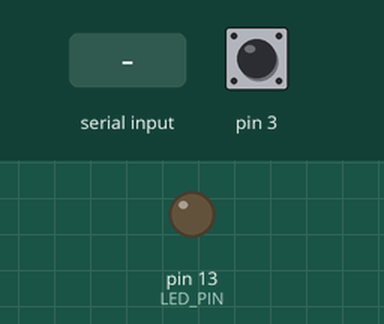
This sketch was run on a simulated Arduino Leonardo, built with avr-gcc and run on an emulated ATmega32U4. On the bench: output pins drawn as LEDs (lit = HIGH). Dashed ring = blinking. The inputs (shaded band) are chosen by the test bench; at power-on: pin 3 HIGH. The sensor or clock chip raises its interrupt line as the real part does; what the sketch prints to the serial monitor is not drawn.

Above: at 0.8 s.
0.9 s: "1\n" received over Serial
At 3.66 s:
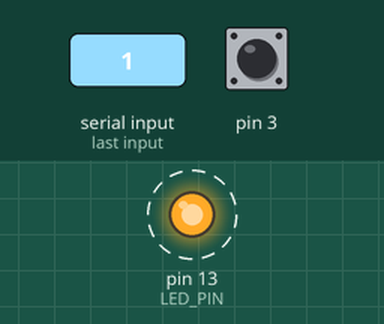
Timing chart, 0 to 12.9 s (numbered marks = the images above; inputs shaded):
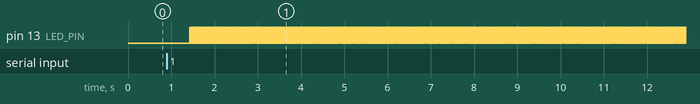

The sketch:

MPU6050_example_edited.ino
```cpp
// I2C device class (I2Cdev) demonstration Arduino sketch for MPU6050 class using DMP (MotionApps v2.0)
// 6/21/2012 by Jeff Rowberg <jeff@rowberg.net>
// Updates should (hopefully) always be available at https://github.com/jrowberg/i2cdevlib
//
// Changelog:
//     2012-06-21 - added note about Arduino 1.0.1 + Leonardo compatibility error
//     2012-06-20 - improved FIFO overflow handling and simplified read process
//     2012-06-19 - completely rearranged DMP initialization code and simplification
//     2012-06-13 - pull gyro and accel data from FIFO packet instead of reading directly
//     2012-06-09 - fix broken FIFO read sequence and change interrupt detection to RISING
//     2012-06-05 - add gravity-compensated initial reference frame acceleration output
//                - add 3D math helper file to DMP6 example sketch
//                - add Euler output and Yaw/Pitch/Roll output formats
//     2012-06-04 - remove accel offset clearing for better results (thanks Sungon Lee)
//     2012-06-01 - fixed gyro sensitivity to be 2000 deg/sec instead of 250
//     2012-05-30 - basic DMP initialization working

/* ============================================
  I2Cdev device library code is placed under the MIT license
  Copyright (c) 2012 Jeff Rowberg

  Permission is hereby granted, free of charge, to any person obtaining a copy
  of this software and associated documentation files (the "Software"), to deal
  in the Software without restriction, including without limitation the rights
  to use, copy, modify, merge, publish, distribute, sublicense, and/or sell
  copies of the Software, and to permit persons to whom the Software is
  furnished to do so, subject to the following conditions:

  The above copyright notice and this permission notice shall be included in
  all copies or substantial portions of the Software.

  THE SOFTWARE IS PROVIDED "AS IS", WITHOUT WARRANTY OF ANY KIND, EXPRESS OR
  IMPLIED, INCLUDING BUT NOT LIMITED TO THE WARRANTIES OF MERCHANTABILITY,
  FITNESS FOR A PARTICULAR PURPOSE AND NONINFRINGEMENT. IN NO EVENT SHALL THE
  AUTHORS OR COPYRIGHT HOLDERS BE LIABLE FOR ANY CLAIM, DAMAGES OR OTHER
  LIABILITY, WHETHER IN AN ACTION OF CONTRACT, TORT OR OTHERWISE, ARISING FROM,
  OUT OF OR IN CONNECTION WITH THE SOFTWARE OR THE USE OR OTHER DEALINGS IN
  THE SOFTWARE.
  ===============================================
*/

// Arduino Wire library is required if I2Cdev I2CDEV_ARDUINO_WIRE implementation
// is used in I2Cdev.h
#include "Wire.h"

// I2Cdev and MPU6050 must be installed as libraries, or else the .cpp/.h files
// for both classes must be in the include path of your project
#include "I2Cdev.h"

#include "MPU6050_6Axis_MotionApps20.h"
//#include "MPU6050.h" // not necessary if using MotionApps include file

// class default I2C address is 0x68
// specific I2C addresses may be passed as a parameter here
// AD0 low = 0x68 (default for SparkFun breakout and InvenSense evaluation board)
// AD0 high = 0x69
MPU6050 mpu;

/* =========================================================================
   NOTE: In addition to connection 3.3v, GND, SDA, and SCL, this sketch
   depends on the MPU-6050's INT pin being connected to the Arduino's
   external interrupt #0 pin. On the Arduino Uno and Mega 2560, this is
   digital I/O pin 2.
   ========================================================================= */

/* =========================================================================
   NOTE: Arduino v1.0.1 with the Leonardo board generates a compile error
   when using Serial.write(buf, len). The Teapot output uses this method.
   The solution requires a modification to the Arduino USBAPI.h file, which
   is fortunately simple, but annoying. This will be fixed in the next IDE
   release. For more info, see these links:

   http://arduino.cc/forum/index.php/topic,109987.0.html
   http://code.google.com/p/arduino/issues/detail?id=958
   ========================================================================= */


// uncomment "OUTPUT_READABLE_QUATERNION" if you want to see the actual
// quaternion components in a [w, x, y, z] format (not best for parsing
// on a remote host such as Processing or something though)
//#define OUTPUT_READABLE_QUATERNION

// uncomment "OUTPUT_READABLE_EULER" if you want to see Euler angles
// (in degrees) calculated from the quaternions coming from the FIFO.
// Note that Euler angles suffer from gimbal lock (for more info, see
// http://en.wikipedia.org/wiki/Gimbal_lock)
//#define OUTPUT_READABLE_EULER

// uncomment "OUTPUT_READABLE_YAWPITCHROLL" if you want to see the yaw/
// pitch/roll angles (in degrees) calculated from the quaternions coming
// from the FIFO. Note this also requires gravity vector calculations.
// Also note that yaw/pitch/roll angles suffer from gimbal lock (for
// more info, see: http://en.wikipedia.org/wiki/Gimbal_lock)
//#define OUTPUT_READABLE_YAWPITCHROLL

// uncomment "OUTPUT_READABLE_REALACCEL" if you want to see acceleration
// components with gravity removed. This acceleration reference frame is
// not compensated for orientation, so +X is always +X according to the
// sensor, just without the effects of gravity. If you want acceleration
// compensated for orientation, us OUTPUT_READABLE_WORLDACCEL instead.
//#define OUTPUT_READABLE_REALACCEL

// uncomment "OUTPUT_READABLE_WORLDACCEL" if you want to see acceleration
// components with gravity removed and adjusted for the world frame of
// reference (yaw is relative to initial orientation, since no magnetometer
// is present in this case). Could be quite handy in some cases.
//#define OUTPUT_READABLE_WORLDACCEL

// uncomment "OUTPUT_TEAPOT" if you want output that matches the
// format used for the InvenSense teapot demo
#define OUTPUT_TEAPOT


#define LED_PIN 13 // (Arduino is 13, Teensy is 11, Teensy++ is 6)
bool blinkState = false;

// MPU control/status vars
bool dmpReady = false;  // set true if DMP init was successful
uint8_t mpuIntStatus;   // holds actual interrupt status byte from MPU
uint8_t devStatus;      // return status after each device operation (0 = success, !0 = error)
uint16_t packetSize;    // expected DMP packet size (default is 42 bytes)
uint16_t fifoCount;     // count of all bytes currently in FIFO
uint8_t fifoBuffer[64]; // FIFO storage buffer

// orientation/motion vars
Quaternion q;           // [w, x, y, z]         quaternion container
VectorInt16 aa;         // [x, y, z]            accel sensor measurements
VectorInt16 aaReal;     // [x, y, z]            gravity-free accel sensor measurements
VectorInt16 aaWorld;    // [x, y, z]            world-frame accel sensor measurements
VectorFloat gravity;    // [x, y, z]            gravity vector
float euler[3];         // [psi, theta, phi]    Euler angle container
float ypr[3];           // [yaw, pitch, roll]   yaw/pitch/roll container and gravity vector

// packet structure for InvenSense teapot demo
uint8_t teapotPacket[14] = { '$', 0x02, 0, 0, 0, 0, 0, 0, 0, 0, 0x00, 0x00, '\r', '\n' };


// ================================================================
// ===               INTERRUPT DETECTION ROUTINE                ===
// ================================================================

volatile bool mpuInterrupt = false;     // indicates whether MPU interrupt pin has gone high
void dmpDataReady() {
  mpuInterrupt = true;
}


// ================================================================
// ===                      INITIAL SETUP                       ===
// ================================================================

void setup() {
  // join I2C bus (I2Cdev library doesn't do this automatically)
  Wire.begin();

  // initialize serial communication
  // (115200 chosen because it is required for Teapot Demo output, but it's
  // really up to you depending on your project)
  Serial.begin(115200);
  while (!Serial); // wait for Leonardo enumeration, others continue immediately

  // NOTE: 8MHz or slower host processors, like the Teensy @ 3.3v or Ardunio
  // Pro Mini running at 3.3v, cannot handle this baud rate reliably due to
  // the baud timing being too misaligned with processor ticks. You must use
  // 38400 or slower in these cases, or use some kind of external separate
  // crystal solution for the UART timer.

  // initialize device
  Serial.println(F("Initializing I2C devices..."));
  mpu.initialize();

  // verify connection
  Serial.println(F("Testing device connections..."));
  Serial.println(mpu.testConnection() ? F("MPU6050 connection successful") : F("MPU6050 connection failed"));

  // wait for ready
  Serial.println(F("\nSend any character to begin DMP programming and demo: "));
  while (Serial.available() && Serial.read()); // empty buffer
  while (!Serial.available());                 // wait for data
  while (Serial.available() && Serial.read()); // empty buffer again

  // load and configure the DMP
  Serial.println(F("Initializing DMP..."));
  devStatus = mpu.dmpInitialize();

  // make sure it worked (returns 0 if so)
  if (devStatus == 0) {
    // turn on the DMP, now that it's ready
    Serial.println(F("Enabling DMP..."));
    mpu.setDMPEnabled(true);

    // enable Arduino interrupt detection
    Serial.println(F("Enabling interrupt detection (Arduino external interrupt 0)..."));
    attachInterrupt(0, dmpDataReady, RISING);
    mpuIntStatus = mpu.getIntStatus();

    // set our DMP Ready flag so the main loop() function knows it's okay to use it
    Serial.println(F("DMP ready! Waiting for first interrupt..."));
    dmpReady = true;

    // get expected DMP packet size for later comparison
    packetSize = mpu.dmpGetFIFOPacketSize();
  } else {
    // ERROR!
    // 1 = initial memory load failed
    // 2 = DMP configuration updates failed
    // (if it's going to break, usually the code will be 1)
    Serial.print(F("DMP Initialization failed (code "));
    Serial.print(devStatus);
    Serial.println(F(")"));
  }

  // configure LED for output
  pinMode(LED_PIN, OUTPUT);
}


// ================================================================
// ===                    MAIN PROGRAM LOOP                     ===
// ================================================================

void loop() {
  // if programming failed, don't try to do anything
  if (!dmpReady) return;

  // wait for MPU interrupt or extra packet(s) available
  while (!mpuInterrupt && fifoCount < packetSize) {
    // other program behavior stuff here
    // .
    // .
    // .
    // if you are really paranoid you can frequently test in between other
    // stuff to see if mpuInterrupt is true, and if so, "break;" from the
    // while() loop to immediately process the MPU data
    // .
    // .
    // .

  }

  // reset interrupt flag and get INT_STATUS byte
  mpuInterrupt = false;
  mpuIntStatus = mpu.getIntStatus();

  // get current FIFO count
  fifoCount = mpu.getFIFOCount();

  // check for overflow (this should never happen unless our code is too inefficient)
  if ((mpuIntStatus & 0x10) || fifoCount == 1024) {
    // reset so we can continue cleanly
    mpu.resetFIFO();
    Serial.println(F("FIFO overflow!"));


    // otherwise, check for DMP data ready interrupt (this should happen frequently)
  } else if (mpuIntStatus & 0x02) {
    // wait for correct available data length, should be a VERY short wait
    while (fifoCount < packetSize) fifoCount = mpu.getFIFOCount();

    // read a packet from FIFO
    mpu.getFIFOBytes(fifoBuffer, packetSize);

    // track FIFO count here in case there is > 1 packet available
    // (this lets us immediately read more without waiting for an interrupt)
    fifoCount -= packetSize;

#ifdef OUTPUT_READABLE_QUATERNION
    // display quaternion values in easy matrix form: w x y z
    mpu.dmpGetQuaternion(&q, fifoBuffer);
    Serial.print("quat\t");
    Serial.print(q.w);
    Serial.print("\t");
    Serial.print(q.x);
    Serial.print("\t");
    Serial.print(q.y);
    Serial.print("\t");
    Serial.println(q.z);

#endif

#ifdef OUTPUT_READABLE_EULER
    // display Euler angles in degrees
    mpu.dmpGetQuaternion(&q, fifoBuffer);
    mpu.dmpGetEuler(euler, &q);
    Serial.print("euler\t");
    Serial.print(euler[0] * 180 / M_PI);
    Serial.print("\t");
    Serial.print(euler[1] * 180 / M_PI);
    Serial.print("\t");
    Serial.println(euler[2] * 180 / M_PI);
    Serial.println("TTTTTTTTTTTTTTTTTTTTT 1111111111");
#endif

#ifdef OUTPUT_READABLE_YAWPITCHROLL
    // display Euler angles in degrees
    mpu.dmpGetQuaternion(&q, fifoBuffer);
    mpu.dmpGetGravity(&gravity, &q);
    mpu.dmpGetYawPitchRoll(ypr, &q, &gravity);
    Serial.print("ypr\t");
    Serial.print(ypr[0] * 180 / M_PI);
    Serial.print("\t");
    Serial.print(ypr[1] * 180 / M_PI);
    Serial.print("\t");
    Serial.println(ypr[2] * 180 / M_PI);
    Serial.println("TTTTTTTTTTTTTTTTTTTTT 2222222222");
#endif

#ifdef OUTPUT_READABLE_REALACCEL
    // display real acceleration, adjusted to remove gravity
    mpu.dmpGetQuaternion(&q, fifoBuffer);
    mpu.dmpGetAccel(&aa, fifoBuffer);
    mpu.dmpGetGravity(&gravity, &q);
    mpu.dmpGetLinearAccel(&aaReal, &aa, &gravity);
    Serial.print("areal\t");
    Serial.print(aaReal.x);
    Serial.print("\t");
    Serial.print(aaReal.y);
    Serial.print("\t");
    Serial.println(aaReal.z);
    Serial.println("TTTTTTTTTTTTTTTTTTTTT 33333333");
#endif

#ifdef OUTPUT_READABLE_WORLDACCEL
    // display initial world-frame acceleration, adjusted to remove gravity
    // and rotated based on known orientation from quaternion
    mpu.dmpGetQuaternion(&q, fifoBuffer);
    mpu.dmpGetAccel(&aa, fifoBuffer);
    mpu.dmpGetGravity(&gravity, &q);
    mpu.dmpGetLinearAccel(&aaReal, &aa, &gravity);
    mpu.dmpGetLinearAccelInWorld(&aaWorld, &aaReal, &q);
    Serial.print("aworld\t");
    Serial.print(aaWorld.x);
    Serial.print("\t");
    Serial.print(aaWorld.y);
    Serial.print("\t");
    Serial.println(aaWorld.z);
    Serial.println("TTTTTTTTTTTTTTTTTTTTT 44444444");
#endif

#ifdef OUTPUT_TEAPOT
    // display quaternion values in InvenSense Teapot demo format:
    teapotPacket[2] = fifoBuffer[0];
    teapotPacket[3] = fifoBuffer[1];
    teapotPacket[4] = fifoBuffer[4];
    teapotPacket[5] = fifoBuffer[5];
    teapotPacket[6] = fifoBuffer[8];
    teapotPacket[7] = fifoBuffer[9];
    teapotPacket[8] = fifoBuffer[12];
    teapotPacket[9] = fifoBuffer[13];
    Serial.write(teapotPacket, 14);
    teapotPacket[11]++; // packetCount, loops at 0xFF on purpose
    Serial.println("TTTTTTTTTTTTTTTTTTTTT 5555555555");
    Serial.print("\n q[0]: ");
    Serial.println(((teapotPacket[2] << 8) | teapotPacket[3]) / 16384.0f);
    Serial.print("q[1]: ");
    Serial.println(((teapotPacket[4] << 8) | teapotPacket[5]) / 16384.0f);
    Serial.print("q[2]: ");
    Serial.println(((teapotPacket[6] << 8) | teapotPacket[7]) / 16384.0f);
    Serial.print("q[3]: ");
    Serial.println(((teapotPacket[8] << 8) | teapotPacket[9]) / 16384.0f);
    Serial.print("accel[0]: ");
    Serial.println((teapotPacket[10] << 8) | teapotPacket[11]);
    Serial.print("accel[1]: ");
    Serial.println((teapotPacket[12] << 8) | teapotPacket[13]);
    Serial.print("accel[2]: ");
    Serial.println((teapotPacket[14] << 8) | teapotPacket[15]);
#endif

    // blink LED to indicate activity
    blinkState = !blinkState;
    digitalWrite(LED_PIN, blinkState);
  }
}
```

Measured:
- after the input at 0.9 s, pin 13 (LED_PIN): alternates HIGH for 0.01 s and LOW for 0.01 s, starting after 0.52 s
